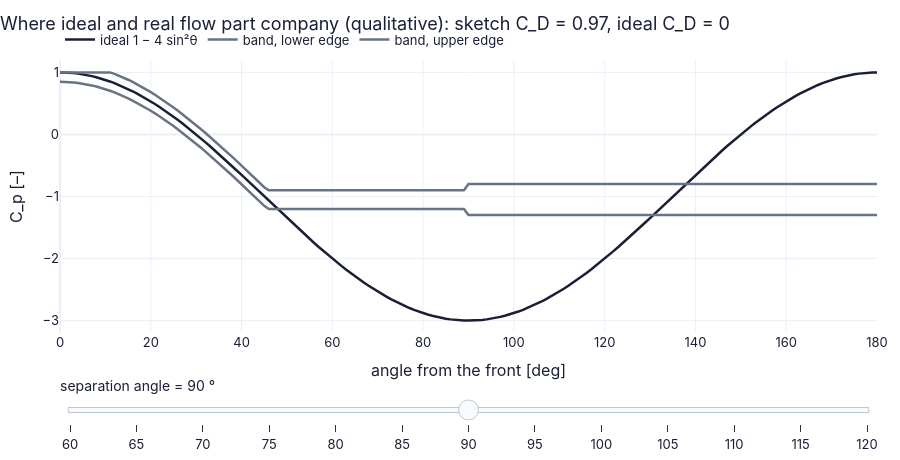

Here is the notebook cell this chart was saved with:
### Markdown cell above
**What you see.** Left, arrows mirror-symmetric front/back and top/bottom: orange pushing in at the front and back, long blue arrows pulling out at the shoulders. Right, the ideal curve from +1 down to −3 at 90° and back to +1; the grey band follows it on the front and stays low on the back.

**How to read it.** In ideal flow the back half pushes forward as hard as the front pushes back. A real wake keeps the back at suction (the grey band is a labelled *qualitative* sketch, not measurements: it follows the ideal curve down to a shallower minimum near −1, stays there until the separation angle, 80° here, then settles on a flat low wake pressure), so the front wins: drag.

**What would change if…** …the flow separated earlier (drag the separation angle in the plotly figure below): the low-pressure plateau widens and the imbalance — the drag — grows.

### Code cell
beta = np.linspace(0, 180, 181)                          # angle from the front [deg]
b = np.radians(beta)                                     # the same in radians
def band_traces(sep):                                    # curves for one separation angle [deg]
    lo, hi = separated_cp_band(beta, sep_deg=sep)        # the qualitative band
    return {"ideal 1 − 4 sin²θ": (beta, 1 - 4*np.sin(b)**2), "band, lower edge": (beta, lo), "band, upper edge": (beta, hi)}
seps = np.linspace(60, 120, 13)                          # separation angles [deg]
fig = slider_figure(band_traces, "separation angle", seps, unit="°", xlabel="angle from the front [deg]",
                    ylabel="C_p [–]", title="Where ideal and real flow part company (qualitative)", yrange=[-3.2, 1.2])
recolor(fig, {"ideal 1 − 4 sin²θ": COLORS["ink"], "band, lower edge": COLORS["muted"], "band, upper edge": COLORS["muted"]})
cd = [np.trapezoid(0.5*sum(separated_cp_band(beta, sep_deg=s))*np.cos(b), b) for s in seps]   # sketch drag coefficient
step_titles(fig, [f"Where ideal and real flow part company (qualitative): sketch C_D = {c:.2f}, ideal C_D = 0" for c in cd])
fig.show()                                               # draw it (works on the web page too)

### Figure 1 — Plotly figure (JSON) as saved in the notebook; plotly's stock layout.template omitted (floating-point values rounded to 4 significant figures; data arrays with more than 128 entries replaced by an {"elided": "..."} marker saying what was removed)
{"data": [{"hovertemplate": "ideal 1 − 4 sin²θ: %{y:.4g}<extra>separation angle = 60 °</extra>", "line": {"color": "#1a1f36", "width": 2.5}, "marker": {"color": "#1a1f36"}, "mode": "lines", "name": "ideal 1 − 4 sin²θ", "type": "scatter", "visible": false, "x": {"elided": "181 float values"}, "y": {"elided": "181 float values"}}, {"hovertemplate": "band, lower edge: %{y:.4g}<extra>separation angle = 60 °</extra>", "line": {"color": "#697386", "width": 2.5}, "marker": {"color": "#697386"}, "mode": "lines", "name": "band, lower edge", "type": "scatter", "visible": false, "x": {"elided": "181 float values"}, "y": {"elided": "181 float values"}}, {"hovertemplate": "band, upper edge: %{y:.4g}<extra>separation angle = 60 °</extra>", "line": {"color": "#697386", "width": 2.5}, "marker": {"color": "#697386"}, "mode": "lines", "name": "band, upper edge", "type": "scatter", "visible": false, "x": {"elided": "181 float values"}, "y": {"elided": "181 float values"}}, {"hovertemplate": "ideal 1 − 4 sin²θ: %{y:.4g}<extra>separation angle = 65 °</extra>", "line": {"color": "#1a1f36", "width": 2.5}, "marker": {"color": "#1a1f36"}, "mode": "lines", "name": "ideal 1 − 4 sin²θ", "type": "scatter", "visible": false, "x": {"elided": "181 float values"}, "y": {"elided": "181 float values"}}, {"hovertemplate": "band, lower edge: %{y:.4g}<extra>separation angle = 65 °</extra>", "line": {"color": "#697386", "width": 2.5}, "marker": {"color": "#697386"}, "mode": "lines", "name": "band, lower edge", "type": "scatter", "visible": false, "x": {"elided": "181 float values"}, "y": {"elided": "181 float values"}}, {"hovertemplate": "band, upper edge: %{y:.4g}<extra>separation angle = 65 °</extra>", "line": {"color": "#697386", "width": 2.5}, "marker": {"color": "#697386"}, "mode": "lines", "name": "band, upper edge", "type": "scatter", "visible": false, "x": {"elided": "181 float values"}, "y": {"elided": "181 float values"}}, {"hovertemplate": "ideal 1 − 4 sin²θ: %{y:.4g}<extra>separation angle = 70 °</extra>", "line": {"color": "#1a1f36", "width": 2.5}, "marker": {"color": "#1a1f36"}, "mode": "lines", "name": "ideal 1 − 4 sin²θ", "type": "scatter", "visible": false, "x": {"elided": "181 float values"}, "y": {"elided": "181 float values"}}, {"hovertemplate": "band, lower edge: %{y:.4g}<extra>separation angle = 70 °</extra>", "line": {"color": "#697386", "width": 2.5}, "marker": {"color": "#697386"}, "mode": "lines", "name": "band, lower edge", "type": "scatter", "visible": false, "x": {"elided": "181 float values"}, "y": {"elided": "181 float values"}}, {"hovertemplate": "band, upper edge: %{y:.4g}<extra>separation angle = 70 °</extra>", "line": {"color": "#697386", "width": 2.5}, "marker": {"color": "#697386"}, "mode": "lines", "name": "band, upper edge", "type": "scatter", "visible": false, "x": {"elided": "181 float values"}, "y": {"elided": "181 float values"}}, {"hovertemplate": "ideal 1 − 4 sin²θ: %{y:.4g}<extra>separation angle = 75 °</extra>", "line": {"color": "#1a1f36", "width": 2.5}, "marker": {"color": "#1a1f36"}, "mode": "lines", "name": "ideal 1 − 4 sin²θ", "type": "scatter", "visible": false, "x": {"elided": "181 float values"}, "y": {"elided": "181 float values"}}, {"hovertemplate": "band, lower edge: %{y:.4g}<extra>separation angle = 75 °</extra>", "line": {"color": "#697386", "width": 2.5}, "marker": {"color": "#697386"}, "mode": "lines", "name": "band, lower edge", "type": "scatter", "visible": false, "x": {"elided": "181 float values"}, "y": {"elided": "181 float values"}}, {"hovertemplate": "band, upper edge: %{y:.4g}<extra>separation angle = 75 °</extra>", "line": {"color": "#697386", "width": 2.5}, "marker": {"color": "#697386"}, "mode": "lines", "name": "band, upper edge", "type": "scatter", "visible": false, "x": {"elided": "181 float values"}, "y": {"elided": "181 float values"}}, {"hovertemplate": "ideal 1 − 4 sin²θ: %{y:.4g}<extra>separation angle = 80 °</extra>", "line": {"color": "#1a1f36", "width": 2.5}, "marker": {"color": "#1a1f36"}, "mode": "lines", "name": "ideal 1 − 4 sin²θ", "type": "scatter", "visible": false, "x": {"elided": "181 float values"}, "y": {"elided": "181 float values"}}, {"hovertemplate": "band, lower edge: %{y:.4g}<extra>separation angle = 80 °</extra>", "line": {"color": "#697386", "width": 2.5}, "marker": {"color": "#697386"}, "mode": "lines", "name": "band, lower edge", "type": "scatter", "visible": false, "x": {"elided": "181 float values"}, "y": {"elided": "181 float values"}}, {"hovertemplate": "band, upper edge: %{y:.4g}<extra>separation angle = 80 °</extra>", "line": {"color": "#697386", "width": 2.5}, "marker": {"color": "#697386"}, "mode": "lines", "name": "band, upper edge", "type": "scatter", "visible": false, "x": {"elided": "181 float values"}, "y": {"elided": "181 float values"}}, {"hovertemplate": "ideal 1 − 4 sin²θ: %{y:.4g}<extra>separation angle = 85 °</extra>", "line": {"color": "#1a1f36", "width": 2.5}, "marker": {"color": "#1a1f36"}, "mode": "lines", "name": "ideal 1 − 4 sin²θ", "type": "scatter", "visible": false, "x": {"elided": "181 float values"}, "y": {"elided": "181 float values"}}, {"hovertemplate": "band, lower edge: %{y:.4g}<extra>separation angle = 85 °</extra>", "line": {"color": "#697386", "width": 2.5}, "marker": {"color": "#697386"}, "mode": "lines", "name": "band, lower edge", "type": "scatter", "visible": false, "x": {"elided": "181 float values"}, "y": {"elided": "181 float values"}}, {"hovertemplate": "band, upper edge: %{y:.4g}<extra>separation angle = 85 °</extra>", "line": {"color": "#697386", "width": 2.5}, "marker": {"color": "#697386"}, "mode": "lines", "name": "band, upper edge", "type": "scatter", "visible": false, "x": {"elided": "181 float values"}, "y": {"elided": "181 float values"}}, {"hovertemplate": "ideal 1 − 4 sin²θ: %{y:.4g}<extra>separation angle = 90 °</extra>", "line": {"color": "#1a1f36", "width": 2.5}, "marker": {"color": "#1a1f36"}, "mode": "lines", "name": "ideal 1 − 4 sin²θ", "type": "scatter", "visible": true, "x": {"elided": "181 float values"}, "y": {"elided": "181 float values"}}, {"hovertemplate": "band, lower edge: %{y:.4g}<extra>separation angle = 90 °</extra>", "line": {"color": "#697386", "width": 2.5}, "marker": {"color": "#697386"}, "mode": "lines", "name": "band, lower edge", "type": "scatter", "visible": true, "x": {"elided": "181 float values"}, "y": {"elided": "181 float values"}}, {"hovertemplate": "band, upper edge: %{y:.4g}<extra>separation angle = 90 °</extra>", "line": {"color": "#697386", "width": 2.5}, "marker": {"color": "#697386"}, "mode": "lines", "name": "band, upper edge", "type": "scatter", "visible": true, "x": {"elided": "181 float values"}, "y": {"elided": "181 float values"}}, {"hovertemplate": "ideal 1 − 4 sin²θ: %{y:.4g}<extra>separation angle = 95 °</extra>", "line": {"color": "#1a1f36", "width": 2.5}, "marker": {"color": "#1a1f36"}, "mode": "lines", "name": "ideal 1 − 4 sin²θ", "type": "scatter", "visible": false, "x": {"elided": "181 float values"}, "y": {"elided": "181 float values"}}, {"hovertemplate": "band, lower edge: %{y:.4g}<extra>separation angle = 95 °</extra>", "line": {"color": "#697386", "width": 2.5}, "marker": {"color": "#697386"}, "mode": "lines", "name": "band, lower edge", "type": "scatter", "visible": false, "x": {"elided": "181 float values"}, "y": {"elided": "181 float values"}}, {"hovertemplate": "band, upper edge: %{y:.4g}<extra>separation angle = 95 °</extra>", "line": {"color": "#697386", "width": 2.5}, "marker": {"color": "#697386"}, "mode": "lines", "name": "band, upper edge", "type": "scatter", "visible": false, "x": {"elided": "181 float values"}, "y": {"elided": "181 float values"}}, {"hovertemplate": "ideal 1 − 4 sin²θ: %{y:.4g}<extra>separation angle = 100 °</extra>", "line": {"color": "#1a1f36", "width": 2.5}, "marker": {"color": "#1a1f36"}, "mode": "lines", "name": "ideal 1 − 4 sin²θ", "type": "scatter", "visible": false, "x": {"elided": "181 float values"}, "y": {"elided": "181 float values"}}, {"hovertemplate": "band, lower edge: %{y:.4g}<extra>separation angle = 100 °</extra>", "line": {"color": "#697386", "width": 2.5}, "marker": {"color": "#697386"}, "mode": "lines", "name": "band, lower edge", "type": "scatter", "visible": false, "x": {"elided": "181 float values"}, "y": {"elided": "181 float values"}}, {"hovertemplate": "band, upper edge: %{y:.4g}<extra>separation angle = 100 °</extra>", "line": {"color": "#697386", "width": 2.5}, "marker": {"color": "#697386"}, "mode": "lines", "name": "band, upper edge", "type": "scatter", "visible": false, "x": {"elided": "181 float values"}, "y": {"elided": "181 float values"}}, {"hovertemplate": "ideal 1 − 4 sin²θ: %{y:.4g}<extra>separation angle = 105 °</extra>", "line": {"color": "#1a1f36", "width": 2.5}, "marker": {"color": "#1a1f36"}, "mode": "lines", "name": "ideal 1 − 4 sin²θ", "type": "scatter", "visible": false, "x": {"elided": "181 float values"}, "y": {"elided": "181 float values"}}, {"hovertemplate": "band, lower edge: %{y:.4g}<extra>separation angle = 105 °</extra>", "line": {"color": "#697386", "width": 2.5}, "marker": {"color": "#697386"}, "mode": "lines", "name": "band, lower edge", "type": "scatter", "visible": false, "x": {"elided": "181 float values"}, "y": {"elided": "181 float values"}}, {"hovertemplate": "band, upper edge: %{y:.4g}<extra>separation angle = 105 °</extra>", "line": {"color": "#697386", "width": 2.5}, "marker": {"color": "#697386"}, "mode": "lines", "name": "band, upper edge", "type": "scatter", "visible": false, "x": {"elided": "181 float values"}, "y": {"elided": "181 float values"}}, {"hovertemplate": "ideal 1 − 4 sin²θ: %{y:.4g}<extra>separation angle = 110 °</extra>", "line": {"color": "#1a1f36", "width": 2.5}, "marker": {"color": "#1a1f36"}, "mode": "lines", "name": "ideal 1 − 4 sin²θ", "type": "scatter", "visible": false, "x": {"elided": "181 float values"}, "y": {"elided": "181 float values"}}, {"hovertemplate": "band, lower edge: %{y:.4g}<extra>separation angle = 110 °</extra>", "line": {"color": "#697386", "width": 2.5}, "marker": {"color": "#697386"}, "mode": "lines", "name": "band, lower edge", "type": "scatter", "visible": false, "x": {"elided": "181 float values"}, "y": {"elided": "181 float values"}}, {"hovertemplate": "band, upper edge: %{y:.4g}<extra>separation angle = 110 °</extra>", "line": {"color": "#697386", "width": 2.5}, "marker": {"color": "#697386"}, "mode": "lines", "name": "band, upper edge", "type": "scatter", "visible": false, "x": {"elided": "181 float values"}, "y": {"elided": "181 float values"}}, {"hovertemplate": "ideal 1 − 4 sin²θ: %{y:.4g}<extra>separation angle = 115 °</extra>", "line": {"color": "#1a1f36", "width": 2.5}, "marker": {"color": "#1a1f36"}, "mode": "lines", "name": "ideal 1 − 4 sin²θ", "type": "scatter", "visible": false, "x": {"elided": "181 float values"}, "y": {"elided": "181 float values"}}, {"hovertemplate": "band, lower edge: %{y:.4g}<extra>separation angle = 115 °</extra>", "line": {"color": "#697386", "width": 2.5}, "marker": {"color": "#697386"}, "mode": "lines", "name": "band, lower edge", "type": "scatter", "visible": false, "x": {"elided": "181 float values"}, "y": {"elided": "181 float values"}}, {"hovertemplate": "band, upper edge: %{y:.4g}<extra>separation angle = 115 °</extra>", "line": {"color": "#697386", "width": 2.5}, "marker": {"color": "#697386"}, "mode": "lines", "name": "band, upper edge", "type": "scatter", "visible": false, "x": {"elided": "181 float values"}, "y": {"elided": "181 float values"}}, {"hovertemplate": "ideal 1 − 4 sin²θ: %{y:.4g}<extra>separation angle = 120 °</extra>", "line": {"color": "#1a1f36", "width": 2.5}, "marker": {"color": "#1a1f36"}, "mode": "lines", "name": "ideal 1 − 4 sin²θ", "type": "scatter", "visible": false, "x": {"elided": "181 float values"}, "y": {"elided": "181 float values"}}, {"hovertemplate": "band, lower edge: %{y:.4g}<extra>separation angle = 120 °</extra>", "line": {"color": "#697386", "width": 2.5}, "marker": {"color": "#697386"}, "mode": "lines", "name": "band, lower edge", "type": "scatter", "visible": false, "x": {"elided": "181 float values"}, "y": {"elided": "181 float values"}}, {"hovertemplate": "band, upper edge: %{y:.4g}<extra>separation angle = 120 °</extra>", "line": {"color": "#697386", "width": 2.5}, "marker": {"color": "#697386"}, "mode": "lines", "name": "band, upper edge", "type": "scatter", "visible": false, "x": {"elided": "181 float values"}, "y": {"elided": "181 float values"}}], "layout": {"colorway": ["#6c5ce7", "#0fa39c", "#f97316", "#2563eb", "#e11d6a", "#d97706"], "font": {"color": "#1a1f36", "family": "Inter, -apple-system, Segoe UI, Roboto, sans-serif", "size": 13}, "height": 460, "hovermode": "x unified", "legend": {"orientation": "h", "x": 0, "xanchor": "left", "y": 1.02, "yanchor": "bottom"}, "margin": {"b": 90, "l": 60, "r": 20, "t": 60}, "sliders": [{"active": 6, "currentvalue": {"font": {"size": 14}, "prefix": "separation angle = ", "suffix": " °"}, "pad": {"t": 40}, "steps": [{"args": [{"visible": [true, true, true, false, false, false, false, false, false, false, false, false, false, false, false, false, false, false, false, false, false, false, false, false, false, false, false, false, false, false, false, false, false, false, false, false, false, false, false]}, {"title.text": "Where ideal and real flow part company (qualitative): sketch C_D = 0.97, ideal C_D = 0"}], "label": "60", "method": "update"}, {"args": [{"visible": [false, false, false, true, true, true, false, false, false, false, false, false, false, false, false, false, false, false, false, false, false, false, false, false, false, false, false, false, false, false, false, false, false, false, false, false, false, false, false]}, {"title.text": "Where ideal and real flow part company (qualitative): sketch C_D = 0.97, ideal C_D = 0"}], "label": "65", "method": "update"}, {"args": [{"visible": [false, false, false, false, false, false, true, true, true, false, false, false, false, false, false, false, false, false, false, false, false, false, false, false, false, false, false, false, false, false, false, false, false, false, false, false, false, false, false]}, {"title.text": "Where ideal and real flow part company (qualitative): sketch C_D = 0.97, ideal C_D = 0"}], "label": "70", "method": "update"}, {"args": [{"visible": [false, false, false, false, false, false, false, false, false, true, true, true, false, false, false, false, false, false, false, false, false, false, false, false, false, false, false, false, false, false, false, false, false, false, false, false, false, false, false]}, {"title.text": "Where ideal and real flow part company (qualitative): sketch C_D = 0.97, ideal C_D = 0"}], "label": "75", "method": "update"}, {"args": [{"visible": [false, false, false, false, false, false, false, false, false, false, false, false, true, true, true, false, false, false, false, false, false, false, false, false, false, false, false, false, false, false, false, false, false, false, false, false, false, false, false]}, {"title.text": "Where ideal and real flow part company (qualitative): sketch C_D = 0.97, ideal C_D = 0"}], "label": "80", "method": "update"}, {"args": [{"visible": [false, false, false, false, false, false, false, false, false, false, false, false, false, false, false, true, true, true, false, false, false, false, false, false, false, false, false, false, false, false, false, false, false, false, false, false, false, false, false]}, {"title.text": "Where ideal and real flow part company (qualitative): sketch C_D = 0.97, ideal C_D = 0"}], "label": "85", "method": "update"}, {"args": [{"visible": [false, false, false, false, false, false, false, false, false, false, false, false, false, false, false, false, false, false, true, true, true, false, false, false, false, false, false, false, false, false, false, false, false, false, false, false, false, false, false]}, {"title.text": "Where ideal and real flow part company (qualitative): sketch C_D = 0.97, ideal C_D = 0"}], "label": "90", "method": "update"}, {"args": [{"visible": [false, false, false, false, false, false, false, false, false, false, false, false, false, false, false, false, false, false, false, false, false, true, true, true, false, false, false, false, false, false, false, false, false, false, false, false, false, false, false]}, {"title.text": "Where ideal and real flow part company (qualitative): sketch C_D = 0.97, ideal C_D = 0"}], "label": "95", "method": "update"}, {"args": [{"visible": [false, false, false, false, false, false, false, false, false, false, false, false, false, false, false, false, false, false, false, false, false, false, false, false, true, true, true, false, false, false, false, false, false, false, false, false, false, false, false]}, {"title.text": "Where ideal and real flow part company (qualitative): sketch C_D = 0.97, ideal C_D = 0"}], "label": "100", "method": "update"}, {"args": [{"visible": [false, false, false, false, false, false, false, false, false, false, false, false, false, false, false, false, false, false, false, false, false, false, false, false, false, false, false, true, true, true, false, false, false, false, false, false, false, false, false]}, {"title.text": "Where ideal and real flow part company (qualitative): sketch C_D = 0.97, ideal C_D = 0"}], "label": "105", "method": "update"}, {"args": [{"visible": [false, false, false, false, false, false, false, false, false, false, false, false, false, false, false, false, false, false, false, false, false, false, false, false, false, false, false, false, false, false, true, true, true, false, false, false, false, false, false]}, {"title.text": "Where ideal and real flow part company (qualitative): sketch C_D = 0.97, ideal C_D = 0"}], "label": "110", "method": "update"}, {"args": [{"visible": [false, false, false, false, false, false, false, false, false, false, false, false, false, false, false, false, false, false, false, false, false, false, false, false, false, false, false, false, false, false, false, false, false, true, true, true, false, false, false]}, {"title.text": "Where ideal and real flow part company (qualitative): sketch C_D = 0.97, ideal C_D = 0"}], "label": "115", "method": "update"}, {"args": [{"visible": [false, false, false, false, false, false, false, false, false, false, false, false, false, false, false, false, false, false, false, false, false, false, false, false, false, false, false, false, false, false, false, false, false, false, false, false, true, true, true]}, {"title.text": "Where ideal and real flow part company (qualitative): sketch C_D = 0.97, ideal C_D = 0"}], "label": "120", "method": "update"}]}], "title": {"text": "Where ideal and real flow part company (qualitative): sketch C_D = 0.97, ideal C_D = 0", "x": 0}, "xaxis": {"range": [0.0, 180.0], "title": {"text": "angle from the front [deg]"}}, "yaxis": {"range": [-3.2, 1.2], "title": {"text": "C_p [–]"}}}}
